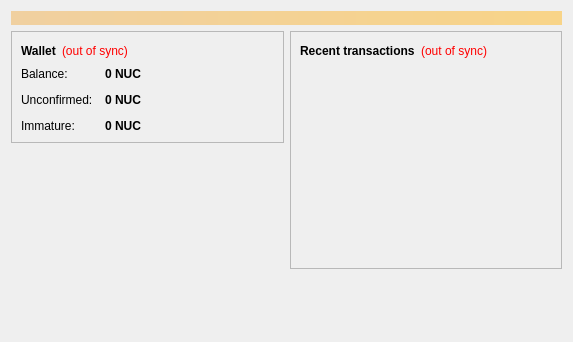
<?xml version="1.0" encoding="UTF-8"?>
<ui version="4.0">
 <class>OverviewPage</class>
 <widget class="QWidget" name="OverviewPage">
  <property name="geometry">
   <rect>
    <x>0</x>
    <y>0</y>
    <width>573</width>
    <height>342</height>
   </rect>
  </property>
  <property name="windowTitle">
   <string>Form</string>
  </property>
  <layout class="QVBoxLayout" name="topLayout">
   <item>
    <widget class="QLabel" name="labelAlerts">
     <property name="visible">
      <bool>false</bool>
     </property>
     <property name="styleSheet">
      <string notr="true">background-color: qlineargradient(x1: 0, y1: 0, x2: 1, y2: 0, stop:0 #F0D0A0, stop:1 #F8D488); color:#000000;</string>
     </property>
     <property name="wordWrap">
      <bool>true</bool>
     </property>
     <property name="margin">
      <number>3</number>
     </property>
    </widget>
   </item>
   <item>
    <layout class="QHBoxLayout" name="horizontalLayout" stretch="1,1">
     <item>
      <layout class="QVBoxLayout" name="verticalLayout_2">
       <item>
        <widget class="QFrame" name="frame">
         <property name="frameShape">
          <enum>QFrame::StyledPanel</enum>
         </property>
         <property name="frameShadow">
          <enum>QFrame::Raised</enum>
         </property>
         <layout class="QVBoxLayout" name="verticalLayout_4">
          <item>
           <layout class="QHBoxLayout" name="horizontalLayout_4">
            <item>
             <widget class="QLabel" name="label_5">
              <property name="font">
               <font>
                <weight>75</weight>
                <bold>true</bold>
               </font>
              </property>
              <property name="text">
               <string>Wallet</string>
              </property>
             </widget>
            </item>
            <item>
             <widget class="QLabel" name="labelWalletStatus">
              <property name="toolTip">
               <string>The displayed information may be out of date. Your wallet automatically synchronizes with the Nucoin network after a connection is established, but this process has not completed yet.</string>
              </property>
              <property name="styleSheet">
               <string notr="true">QLabel { color: red; }</string>
              </property>
              <property name="text">
               <string notr="true">(out of sync)</string>
              </property>
              <property name="alignment">
               <set>Qt::AlignLeading|Qt::AlignLeft|Qt::AlignVCenter</set>
              </property>
             </widget>
            </item>
            <item>
             <spacer name="horizontalSpacer_2">
              <property name="orientation">
               <enum>Qt::Horizontal</enum>
              </property>
              <property name="sizeHint" stdset="0">
               <size>
                <width>40</width>
                <height>20</height>
               </size>
              </property>
             </spacer>
            </item>
           </layout>
          </item>
          <item>
           <layout class="QFormLayout" name="formLayout_2">
            <property name="fieldGrowthPolicy">
             <enum>QFormLayout::AllNonFixedFieldsGrow</enum>
            </property>
            <property name="horizontalSpacing">
             <number>12</number>
            </property>
            <property name="verticalSpacing">
             <number>12</number>
            </property>
            <item row="0" column="0">
             <widget class="QLabel" name="label">
              <property name="text">
               <string>Balance:</string>
              </property>
             </widget>
            </item>
            <item row="0" column="1">
             <widget class="QLabel" name="labelBalance">
              <property name="font">
               <font>
                <weight>75</weight>
                <bold>true</bold>
               </font>
              </property>
              <property name="cursor">
               <cursorShape>IBeamCursor</cursorShape>
              </property>
              <property name="toolTip">
               <string>Your current balance</string>
              </property>
              <property name="text">
               <string notr="true">0 NUC</string>
              </property>
              <property name="textInteractionFlags">
               <set>Qt::LinksAccessibleByMouse|Qt::TextSelectableByKeyboard|Qt::TextSelectableByMouse</set>
              </property>
             </widget>
            </item>
            <item row="1" column="0">
             <widget class="QLabel" name="label_3">
              <property name="text">
               <string>Unconfirmed:</string>
              </property>
             </widget>
            </item>
            <item row="1" column="1">
             <widget class="QLabel" name="labelUnconfirmed">
              <property name="font">
               <font>
                <weight>75</weight>
                <bold>true</bold>
               </font>
              </property>
              <property name="cursor">
               <cursorShape>IBeamCursor</cursorShape>
              </property>
              <property name="toolTip">
               <string>Total of transactions that have yet to be confirmed, and do not yet count toward the current balance</string>
              </property>
              <property name="text">
               <string notr="true">0 NUC</string>
              </property>
              <property name="textInteractionFlags">
               <set>Qt::LinksAccessibleByMouse|Qt::TextSelectableByKeyboard|Qt::TextSelectableByMouse</set>
              </property>
             </widget>
            </item>
            <item row="2" column="0">
             <widget class="QLabel" name="labelImmatureText">
              <property name="text">
               <string>Immature:</string>
              </property>
             </widget>
            </item>
            <item row="2" column="1">
             <widget class="QLabel" name="labelImmature">
              <property name="font">
               <font>
                <weight>75</weight>
                <bold>true</bold>
               </font>
              </property>
              <property name="toolTip">
               <string>Mined balance that has not yet matured</string>
              </property>
              <property name="text">
               <string notr="true">0 NUC</string>
              </property>
              <property name="textInteractionFlags">
               <set>Qt::LinksAccessibleByMouse|Qt::TextSelectableByKeyboard|Qt::TextSelectableByMouse</set>
              </property>
             </widget>
            </item>
           </layout>
          </item>
         </layout>
        </widget>
       </item>
       <item>
        <spacer name="verticalSpacer">
         <property name="orientation">
          <enum>Qt::Vertical</enum>
         </property>
         <property name="sizeHint" stdset="0">
          <size>
           <width>20</width>
           <height>40</height>
          </size>
         </property>
        </spacer>
       </item>
      </layout>
     </item>
     <item>
      <layout class="QVBoxLayout" name="verticalLayout_3">
       <item>
        <widget class="QFrame" name="frame_2">
         <property name="frameShape">
          <enum>QFrame::StyledPanel</enum>
         </property>
         <property name="frameShadow">
          <enum>QFrame::Raised</enum>
         </property>
         <layout class="QVBoxLayout" name="verticalLayout">
          <item>
           <layout class="QHBoxLayout" name="horizontalLayout_2">
            <item>
             <widget class="QLabel" name="label_4">
              <property name="text">
               <string>&lt;b&gt;Recent transactions&lt;/b&gt;</string>
              </property>
             </widget>
            </item>
            <item>
             <widget class="QLabel" name="labelTransactionsStatus">
              <property name="toolTip">
               <string>The displayed information may be out of date. Your wallet automatically synchronizes with the Nucoin network after a connection is established, but this process has not completed yet.</string>
              </property>
              <property name="styleSheet">
               <string notr="true">QLabel { color: red; }</string>
              </property>
              <property name="text">
               <string notr="true">(out of sync)</string>
              </property>
              <property name="alignment">
               <set>Qt::AlignRight|Qt::AlignTrailing|Qt::AlignVCenter</set>
              </property>
             </widget>
            </item>
            <item>
             <spacer name="horizontalSpacer">
              <property name="orientation">
               <enum>Qt::Horizontal</enum>
              </property>
              <property name="sizeHint" stdset="0">
               <size>
                <width>40</width>
                <height>20</height>
               </size>
              </property>
             </spacer>
            </item>
           </layout>
          </item>
          <item>
           <widget class="QListView" name="listTransactions">
            <property name="styleSheet">
             <string notr="true">QListView { background: transparent; }</string>
            </property>
            <property name="frameShape">
             <enum>QFrame::NoFrame</enum>
            </property>
            <property name="verticalScrollBarPolicy">
             <enum>Qt::ScrollBarAlwaysOff</enum>
            </property>
            <property name="horizontalScrollBarPolicy">
             <enum>Qt::ScrollBarAlwaysOff</enum>
            </property>
            <property name="selectionMode">
             <enum>QAbstractItemView::NoSelection</enum>
            </property>
           </widget>
          </item>
         </layout>
        </widget>
       </item>
       <item>
        <spacer name="verticalSpacer_2">
         <property name="orientation">
          <enum>Qt::Vertical</enum>
         </property>
         <property name="sizeHint" stdset="0">
          <size>
           <width>20</width>
           <height>40</height>
          </size>
         </property>
        </spacer>
       </item>
      </layout>
     </item>
    </layout>
   </item>
  </layout>
 </widget>
 <resources/>
 <connections/>
</ui>
